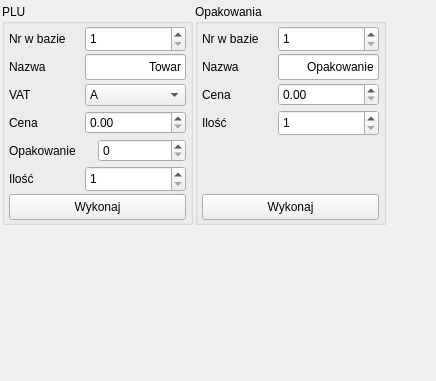
          <widget class="QWidget" name="DataBaseTabPluPackages">
           <attribute name="title">
            <string>PLU / Opak</string>
           </attribute>
           <layout class="QGridLayout" name="gridLayout_12">
            <property name="leftMargin">
             <number>2</number>
            </property>
            <property name="topMargin">
             <number>4</number>
            </property>
            <property name="rightMargin">
             <number>2</number>
            </property>
            <property name="bottomMargin">
             <number>4</number>
            </property>
            <property name="spacing">
             <number>2</number>
            </property>
            <item row="0" column="0">
             <widget class="QGroupBox" name="groupBoxPlu">
              <property name="minimumSize">
               <size>
                <width>191</width>
                <height>0</height>
               </size>
              </property>
              <property name="maximumSize">
               <size>
                <width>191</width>
                <height>16777215</height>
               </size>
              </property>
              <property name="title">
               <string>PLU</string>
              </property>
              <layout class="QGridLayout" name="gridLayout_7">
               <property name="leftMargin">
                <number>4</number>
               </property>
               <property name="topMargin">
                <number>2</number>
               </property>
               <property name="rightMargin">
                <number>4</number>
               </property>
               <property name="bottomMargin">
                <number>2</number>
               </property>
               <property name="spacing">
                <number>2</number>
               </property>
               <item row="6" column="0">
                <layout class="QHBoxLayout" name="horizontalLayoutPluAmount">
                 <property name="spacing">
                  <number>0</number>
                 </property>
                 <item>
                  <widget class="QLabel" name="labelPluAmount">
                   <property name="minimumSize">
                    <size>
                     <width>0</width>
                     <height>26</height>
                    </size>
                   </property>
                   <property name="maximumSize">
                    <size>
                     <width>16777215</width>
                     <height>26</height>
                    </size>
                   </property>
                   <property name="text">
                    <string>Ilość</string>
                   </property>
                  </widget>
                 </item>
                 <item>
                  <widget class="QSpinBox" name="spinBoxPluAmount">
                   <property name="minimumSize">
                    <size>
                     <width>101</width>
                     <height>26</height>
                    </size>
                   </property>
                   <property name="maximumSize">
                    <size>
                     <width>101</width>
                     <height>26</height>
                    </size>
                   </property>
                   <property name="minimum">
                    <number>1</number>
                   </property>
                   <property name="maximum">
                    <number>60000</number>
                   </property>
                  </widget>
                 </item>
                </layout>
               </item>
               <item row="7" column="0">
                <widget class="QPushButton" name="pushButtonPluAdd">
                 <property name="minimumSize">
                  <size>
                   <width>0</width>
                   <height>26</height>
                  </size>
                 </property>
                 <property name="maximumSize">
                  <size>
                   <width>16777215</width>
                   <height>26</height>
                  </size>
                 </property>
                 <property name="text">
                  <string>Wykonaj</string>
                 </property>
                </widget>
               </item>
               <item row="3" column="0">
                <layout class="QHBoxLayout" name="horizontalLayoutPluTax">
                 <property name="spacing">
                  <number>0</number>
                 </property>
                 <item>
                  <widget class="QLabel" name="labelPluTax">
                   <property name="minimumSize">
                    <size>
                     <width>0</width>
                     <height>26</height>
                    </size>
                   </property>
                   <property name="maximumSize">
                    <size>
                     <width>16777215</width>
                     <height>26</height>
                    </size>
                   </property>
                   <property name="text">
                    <string>VAT</string>
                   </property>
                  </widget>
                 </item>
                 <item>
                  <widget class="QComboBox" name="comboBoxPluTax">
                   <property name="minimumSize">
                    <size>
                     <width>101</width>
                     <height>0</height>
                    </size>
                   </property>
                   <item>
                    <property name="text">
                     <string>A</string>
                    </property>
                   </item>
                   <item>
                    <property name="text">
                     <string>B</string>
                    </property>
                   </item>
                   <item>
                    <property name="text">
                     <string>C</string>
                    </property>
                   </item>
                   <item>
                    <property name="text">
                     <string>D</string>
                    </property>
                   </item>
                   <item>
                    <property name="text">
                     <string>E</string>
                    </property>
                   </item>
                   <item>
                    <property name="text">
                     <string>F</string>
                    </property>
                   </item>
                   <item>
                    <property name="text">
                     <string>G</string>
                    </property>
                   </item>
                   <item>
                    <property name="text">
                     <string>Wszystkie</string>
                    </property>
                   </item>
                  </widget>
                 </item>
                </layout>
               </item>
               <item row="5" column="0">
                <layout class="QHBoxLayout" name="horizontalLayoutPluPackage">
                 <property name="spacing">
                  <number>0</number>
                 </property>
                 <item>
                  <widget class="QLabel" name="labelPluPackage">
                   <property name="minimumSize">
                    <size>
                     <width>0</width>
                     <height>26</height>
                    </size>
                   </property>
                   <property name="maximumSize">
                    <size>
                     <width>16777215</width>
                     <height>26</height>
                    </size>
                   </property>
                   <property name="text">
                    <string>Opakowanie</string>
                   </property>
                  </widget>
                 </item>
                 <item>
                  <widget class="QSpinBox" name="spinBoxPluPackage"/>
                 </item>
                </layout>
               </item>
               <item row="1" column="0">
                <layout class="QHBoxLayout" name="horizontalLayoutPluName">
                 <property name="spacing">
                  <number>0</number>
                 </property>
                 <item>
                  <widget class="QLabel" name="labelPluName">
                   <property name="minimumSize">
                    <size>
                     <width>0</width>
                     <height>26</height>
                    </size>
                   </property>
                   <property name="maximumSize">
                    <size>
                     <width>16777215</width>
                     <height>26</height>
                    </size>
                   </property>
                   <property name="text">
                    <string>Nazwa</string>
                   </property>
                  </widget>
                 </item>
                 <item>
                  <widget class="QLineEdit" name="lineEditPluName">
                   <property name="minimumSize">
                    <size>
                     <width>101</width>
                     <height>26</height>
                    </size>
                   </property>
                   <property name="maximumSize">
                    <size>
                     <width>101</width>
                     <height>26</height>
                    </size>
                   </property>
                   <property name="text">
                    <string>Towar</string>
                   </property>
                   <property name="alignment">
                    <set>Qt::AlignRight|Qt::AlignTrailing|Qt::AlignVCenter</set>
                   </property>
                   <property name="dragEnabled">
                    <bool>false</bool>
                   </property>
                  </widget>
                 </item>
                </layout>
               </item>
               <item row="4" column="0">
                <layout class="QHBoxLayout" name="horizontalLayoutPluPrice">
                 <property name="spacing">
                  <number>0</number>
                 </property>
                 <item>
                  <widget class="QLabel" name="labelPluPrice">
                   <property name="minimumSize">
                    <size>
                     <width>0</width>
                     <height>26</height>
                    </size>
                   </property>
                   <property name="maximumSize">
                    <size>
                     <width>16777215</width>
                     <height>26</height>
                    </size>
                   </property>
                   <property name="text">
                    <string>Cena</string>
                   </property>
                  </widget>
                 </item>
                 <item>
                  <widget class="QDoubleSpinBox" name="doubleSpinBoxPluPrice">
                   <property name="minimumSize">
                    <size>
                     <width>101</width>
                     <height>0</height>
                    </size>
                   </property>
                   <property name="maximumSize">
                    <size>
                     <width>101</width>
                     <height>16777215</height>
                    </size>
                   </property>
                   <property name="maximum">
                    <double>99999.990000000005239</double>
                   </property>
                  </widget>
                 </item>
                </layout>
               </item>
               <item row="0" column="0">
                <layout class="QHBoxLayout" name="horizontalLayoutPluPosition">
                 <property name="spacing">
                  <number>0</number>
                 </property>
                 <item>
                  <widget class="QLabel" name="labelPluPosition">
                   <property name="minimumSize">
                    <size>
                     <width>0</width>
                     <height>26</height>
                    </size>
                   </property>
                   <property name="maximumSize">
                    <size>
                     <width>16777215</width>
                     <height>26</height>
                    </size>
                   </property>
                   <property name="text">
                    <string>Nr w bazie</string>
                   </property>
                  </widget>
                 </item>
                 <item>
                  <widget class="QSpinBox" name="spinBoxPluPosition">
                   <property name="minimumSize">
                    <size>
                     <width>101</width>
                     <height>26</height>
                    </size>
                   </property>
                   <property name="maximumSize">
                    <size>
                     <width>101</width>
                     <height>26</height>
                    </size>
                   </property>
                   <property name="minimum">
                    <number>1</number>
                   </property>
                   <property name="maximum">
                    <number>60000</number>
                   </property>
                  </widget>
                 </item>
                </layout>
               </item>
              </layout>
             </widget>
            </item>
            <item row="0" column="1">
             <widget class="QGroupBox" name="groupBoxPackages">
              <property name="minimumSize">
               <size>
                <width>191</width>
                <height>0</height>
               </size>
              </property>
              <property name="maximumSize">
               <size>
                <width>191</width>
                <height>16777215</height>
               </size>
              </property>
              <property name="title">
               <string>Opakowania</string>
              </property>
              <layout class="QGridLayout" name="gridLayout_5">
               <property name="leftMargin">
                <number>4</number>
               </property>
               <property name="topMargin">
                <number>2</number>
               </property>
               <property name="rightMargin">
                <number>4</number>
               </property>
               <property name="bottomMargin">
                <number>2</number>
               </property>
               <property name="spacing">
                <number>2</number>
               </property>
               <item row="2" column="0">
                <layout class="QHBoxLayout" name="horizontalLayoutPackagePrice">
                 <property name="spacing">
                  <number>0</number>
                 </property>
                 <item>
                  <widget class="QLabel" name="labelPackagePrice">
                   <property name="minimumSize">
                    <size>
                     <width>0</width>
                     <height>26</height>
                    </size>
                   </property>
                   <property name="maximumSize">
                    <size>
                     <width>16777215</width>
                     <height>26</height>
                    </size>
                   </property>
                   <property name="text">
                    <string>Cena</string>
                   </property>
                  </widget>
                 </item>
                 <item>
                  <widget class="QDoubleSpinBox" name="doubleSpinBoxPackagePrice">
                   <property name="minimumSize">
                    <size>
                     <width>101</width>
                     <height>0</height>
                    </size>
                   </property>
                   <property name="maximumSize">
                    <size>
                     <width>101</width>
                     <height>16777215</height>
                    </size>
                   </property>
                   <property name="maximum">
                    <double>99999.990000000005239</double>
                   </property>
                  </widget>
                 </item>
                </layout>
               </item>
               <item row="3" column="0">
                <layout class="QHBoxLayout" name="horizontalLayoutPackageAmount">
                 <property name="spacing">
                  <number>0</number>
                 </property>
                 <item>
                  <widget class="QLabel" name="labelPackageAmount">
                   <property name="minimumSize">
                    <size>
                     <width>0</width>
                     <height>26</height>
                    </size>
                   </property>
                   <property name="maximumSize">
                    <size>
                     <width>16777215</width>
                     <height>26</height>
                    </size>
                   </property>
                   <property name="text">
                    <string>Ilość</string>
                   </property>
                  </widget>
                 </item>
                 <item>
                  <widget class="QSpinBox" name="spinBoxPackageAmount">
                   <property name="minimumSize">
                    <size>
                     <width>101</width>
                     <height>26</height>
                    </size>
                   </property>
                   <property name="maximumSize">
                    <size>
                     <width>101</width>
                     <height>26</height>
                    </size>
                   </property>
                   <property name="minimum">
                    <number>1</number>
                   </property>
                   <property name="maximum">
                    <number>60000</number>
                   </property>
                  </widget>
                 </item>
                </layout>
               </item>
               <item row="4" column="0">
                <spacer name="verticalSpacer">
                 <property name="orientation">
                  <enum>Qt::Vertical</enum>
                 </property>
                 <property name="sizeHint" stdset="0">
                  <size>
                   <width>20</width>
                   <height>40</height>
                  </size>
                 </property>
                </spacer>
               </item>
               <item row="5" column="0">
                <widget class="QPushButton" name="pushButtonPackageAdd">
                 <property name="minimumSize">
                  <size>
                   <width>0</width>
                   <height>26</height>
                  </size>
                 </property>
                 <property name="maximumSize">
                  <size>
                   <width>16777215</width>
                   <height>26</height>
                  </size>
                 </property>
                 <property name="text">
                  <string>Wykonaj</string>
                 </property>
                </widget>
               </item>
               <item row="1" column="0">
                <layout class="QHBoxLayout" name="horizontalLayoutPackageName">
                 <property name="spacing">
                  <number>0</number>
                 </property>
                 <item>
                  <widget class="QLabel" name="labelPackageName">
                   <property name="minimumSize">
                    <size>
                     <width>0</width>
                     <height>26</height>
                    </size>
                   </property>
                   <property name="maximumSize">
                    <size>
                     <width>16777215</width>
                     <height>26</height>
                    </size>
                   </property>
                   <property name="text">
                    <string>Nazwa</string>
                   </property>
                  </widget>
                 </item>
                 <item>
                  <widget class="QLineEdit" name="lineEditPackageName">
                   <property name="minimumSize">
                    <size>
                     <width>101</width>
                     <height>26</height>
                    </size>
                   </property>
                   <property name="maximumSize">
                    <size>
                     <width>101</width>
                     <height>26</height>
                    </size>
                   </property>
                   <property name="text">
                    <string>Opakowanie</string>
                   </property>
                   <property name="alignment">
                    <set>Qt::AlignRight|Qt::AlignTrailing|Qt::AlignVCenter</set>
                   </property>
                   <property name="dragEnabled">
                    <bool>false</bool>
                   </property>
                  </widget>
                 </item>
                </layout>
               </item>
               <item row="0" column="0">
                <layout class="QHBoxLayout" name="horizontalLayoutPackagePosition">
                 <property name="spacing">
                  <number>0</number>
                 </property>
                 <item>
                  <widget class="QLabel" name="labelPackagePosition">
                   <property name="minimumSize">
                    <size>
                     <width>0</width>
                     <height>26</height>
                    </size>
                   </property>
                   <property name="maximumSize">
                    <size>
                     <width>16777215</width>
                     <height>26</height>
                    </size>
                   </property>
                   <property name="text">
                    <string>Nr w bazie</string>
                   </property>
                  </widget>
                 </item>
                 <item>
                  <widget class="QSpinBox" name="spinBoxPackagePosition">
                   <property name="minimumSize">
                    <size>
                     <width>101</width>
                     <height>26</height>
                    </size>
                   </property>
                   <property name="maximumSize">
                    <size>
                     <width>101</width>
                     <height>26</height>
                    </size>
                   </property>
                   <property name="minimum">
                    <number>1</number>
                   </property>
                   <property name="maximum">
                    <number>60000</number>
                   </property>
                  </widget>
                 </item>
                </layout>
               </item>
              </layout>
             </widget>
            </item>
            <item row="0" column="2">
             <spacer name="horizontalSpacer_4">
              <property name="orientation">
               <enum>Qt::Horizontal</enum>
              </property>
              <property name="sizeHint" stdset="0">
               <size>
                <width>48</width>
                <height>20</height>
               </size>
              </property>
             </spacer>
            </item>
            <item row="1" column="0">
             <spacer name="verticalSpacer_3">
              <property name="orientation">
               <enum>Qt::Vertical</enum>
              </property>
              <property name="sizeHint" stdset="0">
               <size>
                <width>20</width>
                <height>152</height>
               </size>
              </property>
             </spacer>
            </item>
            <item row="1" column="1">
             <spacer name="verticalSpacer_4">
              <property name="orientation">
               <enum>Qt::Vertical</enum>
              </property>
              <property name="sizeHint" stdset="0">
               <size>
                <width>20</width>
                <height>152</height>
               </size>
              </property>
             </spacer>
            </item>
           </layout>
          </widget>
